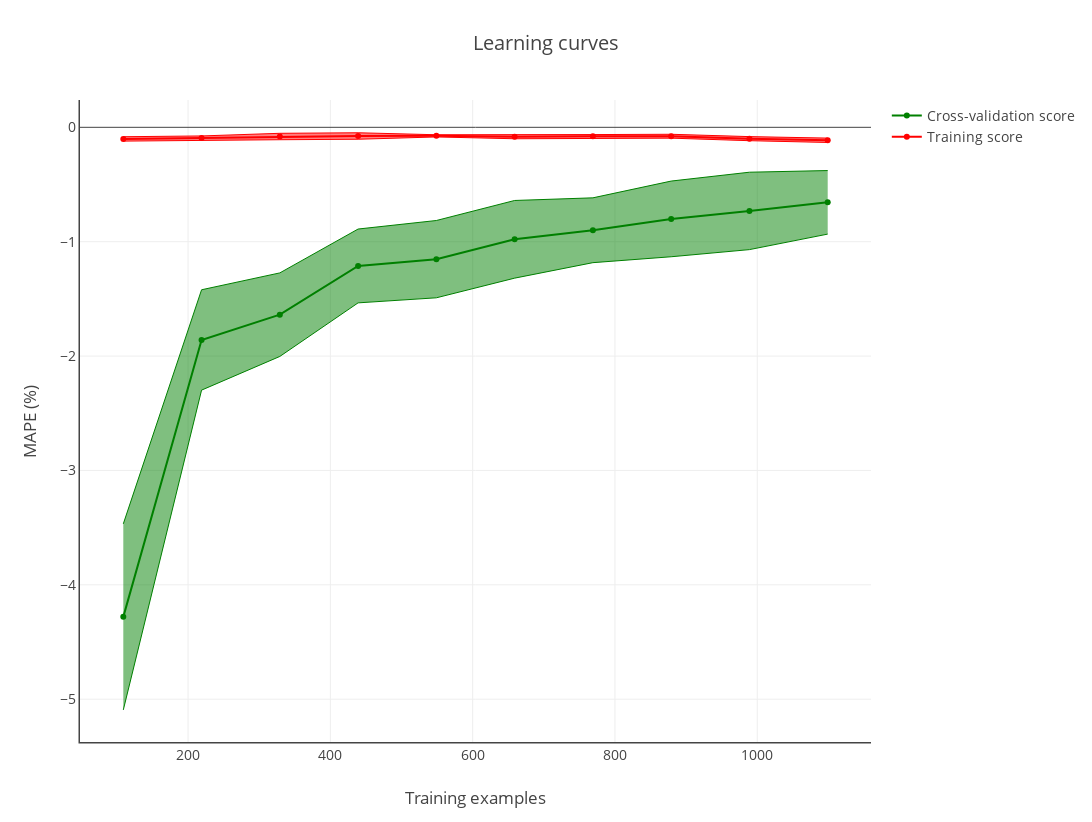

The cell this chart's notebook holds for it:
### Markdown cell above
# 7. Learning curves

### Code cell
learning_curves = mvc.plot.learning_curve(
    estimator=pipeline_full,
    X=X_train,
    y=y_train,
    scoring=mape_scorer,
    cv=5,
    train_sizes=np.linspace(.1, 1.0, 10),
    n_jobs=-1,
    random_state=RANDOM_SEED,
    title='Learning curves',
    xtitle='Training examples',
    ytitle='MAPE (%)')

py.iplot(learning_curves, filename='mvc/learning_curves')

### Figure 1 — Plotly figure (JSON) as saved in the notebook; plotly's stock layout.template omitted (floating-point values rounded to 4 significant figures)
{"data": [{"marker": {"color": "red"}, "name": "Training score", "type": "scatter", "x": [109, 219, 329, 439, 549, 659, 769, 879, 989, 1099], "y": [-0.1014, -0.09373, -0.08033, -0.07588, -0.07456, -0.083, -0.07871, -0.07767, -0.0991, -0.1133]}, {"line": {"color": "red", "width": 1}, "mode": "lines", "showlegend": false, "type": "scatter", "x": [109, 219, 329, 439, 549, 659, 769, 879, 989, 1099], "y": [-0.08222, -0.07546, -0.05223, -0.04743, -0.06503, -0.06605, -0.06333, -0.0607, -0.08125, -0.09425]}, {"fill": "tonexty", "line": {"color": "red", "width": 1}, "mode": "lines", "showlegend": false, "type": "scatter", "x": [109, 219, 329, 439, 549, 659, 769, 879, 989, 1099], "y": [-0.1206, -0.112, -0.1084, -0.1043, -0.08408, -0.09995, -0.09409, -0.09463, -0.117, -0.1324]}, {"marker": {"color": "green"}, "name": "Cross-validation score", "type": "scatter", "x": [109, 219, 329, 439, 549, 659, 769, 879, 989, 1099], "y": [-4.28, -1.859, -1.638, -1.212, -1.153, -0.9791, -0.8999, -0.8008, -0.7309, -0.6558]}, {"line": {"color": "green", "width": 1}, "mode": "lines", "showlegend": false, "type": "scatter", "x": [109, 219, 329, 439, 549, 659, 769, 879, 989, 1099], "y": [-3.467, -1.42, -1.273, -0.8894, -0.8148, -0.6396, -0.6165, -0.4699, -0.3925, -0.378]}, {"fill": "tonexty", "line": {"color": "green", "width": 1}, "mode": "lines", "showlegend": false, "type": "scatter", "x": [109, 219, 329, 439, 549, 659, 769, 879, 989, 1099], "y": [-5.094, -2.298, -2.003, -1.535, -1.491, -1.319, -1.183, -1.132, -1.069, -0.9336]}], "layout": {"font": {"size": 14}, "height": 822, "hovermode": "closest", "title": "Learning curves", "width": 1096, "xaxis": {"linewidth": 1.5, "showline": true, "title": "Training examples"}, "yaxis": {"linewidth": 1.5, "showline": true, "title": "MAPE (%)"}}}
